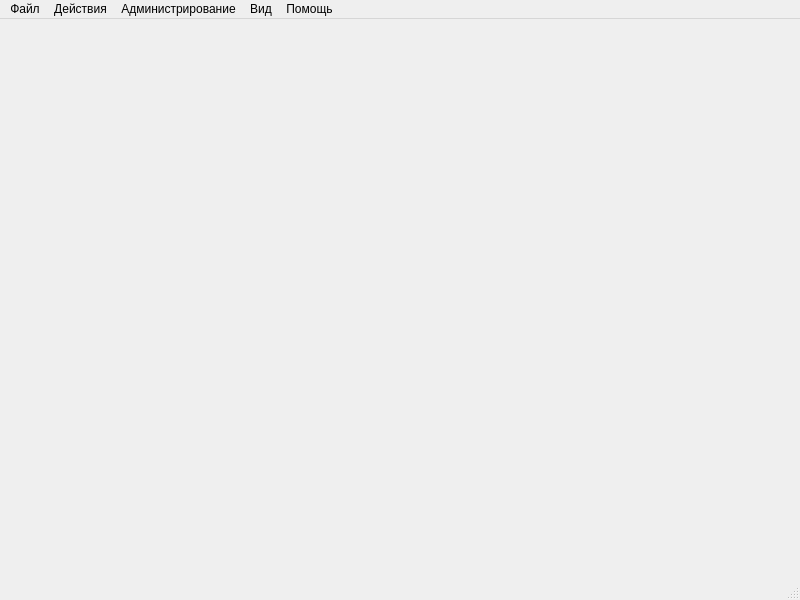
<?xml version="1.0" encoding="UTF-8"?>
<ui version="4.0">
 <class>uiMainWindow_info</class>
 <widget class="QMainWindow" name="uiMainWindow_info">
  <property name="geometry">
   <rect>
    <x>0</x>
    <y>0</y>
    <width>800</width>
    <height>600</height>
   </rect>
  </property>
  <property name="windowTitle">
   <string>MainWindow</string>
  </property>
  <property name="windowIcon">
   <iconset resource="resources.qrc">
    <normaloff>:/icons/icons/icon.ico</normaloff>:/icons/icons/icon.ico</iconset>
  </property>
  <widget class="QWidget" name="centralwidget"/>
  <widget class="QMenuBar" name="menubar">
   <property name="geometry">
    <rect>
     <x>0</x>
     <y>0</y>
     <width>800</width>
     <height>21</height>
    </rect>
   </property>
   <property name="sizePolicy">
    <sizepolicy hsizetype="MinimumExpanding" vsizetype="Maximum">
     <horstretch>0</horstretch>
     <verstretch>50</verstretch>
    </sizepolicy>
   </property>
   <property name="baseSize">
    <size>
     <width>0</width>
     <height>50</height>
    </size>
   </property>
   <widget class="QMenu" name="menuDicts">
    <property name="title">
     <string>Администрирование</string>
    </property>
    <addaction name="action_41"/>
    <addaction name="action"/>
    <addaction name="action_36"/>
    <addaction name="separator"/>
    <addaction name="action_4"/>
    <addaction name="action_5"/>
   </widget>
   <widget class="QMenu" name="menuHelp">
    <property name="title">
     <string>Помощь</string>
    </property>
    <addaction name="separator"/>
    <addaction name="action_Chameleon"/>
   </widget>
   <widget class="QMenu" name="menuFile">
    <property name="title">
     <string>Файл</string>
    </property>
    <addaction name="action_3"/>
   </widget>
   <widget class="QMenu" name="menu">
    <property name="title">
     <string>Действия</string>
    </property>
    <addaction name="actionFront_screen"/>
    <addaction name="actConfig"/>
    <addaction name="action_23"/>
   </widget>
   <widget class="QMenu" name="menuWindow">
    <property name="title">
     <string>Вид</string>
    </property>
    <addaction name="actCloseWindow"/>
    <addaction name="actCloseAllWindows"/>
    <addaction name="actOrderWindow"/>
    <addaction name="separator"/>
    <addaction name="actNextWindow"/>
    <addaction name="actPrevWindow"/>
    <addaction name="separator"/>
   </widget>
   <addaction name="menuFile"/>
   <addaction name="menu"/>
   <addaction name="menuDicts"/>
   <addaction name="menuWindow"/>
   <addaction name="menuHelp"/>
  </widget>
  <widget class="QStatusBar" name="statusbar"/>
  <action name="actCloseWindow">
   <property name="text">
    <string>Закрыть окно</string>
   </property>
  </action>
  <action name="actCloseAllWindows">
   <property name="text">
    <string>Закрыть все окна</string>
   </property>
  </action>
  <action name="actOrderWindow">
   <property name="text">
    <string>Упорядочить окна</string>
   </property>
  </action>
  <action name="actNextWindow">
   <property name="text">
    <string>Следующее</string>
   </property>
  </action>
  <action name="actPrevWindow">
   <property name="text">
    <string>Предыдущее</string>
   </property>
  </action>
  <action name="action_Chameleon">
   <property name="text">
    <string>О программе Chameleon</string>
   </property>
   <property name="newMdi" stdset="0">
    <string>/admin/about.ui</string>
   </property>
  </action>
  <action name="actConfig">
   <property name="text">
    <string>Конфигурация</string>
   </property>
   <property name="newMdi" stdset="0">
    <string>/admin/config.ui</string>
   </property>
   <property name="Hidden" stdset="0">
    <bool>true</bool>
   </property>
  </action>
  <action name="action_3">
   <property name="checkable">
    <bool>true</bool>
   </property>
   <property name="text">
    <string>Выход</string>
   </property>
   <property name="newMdi" stdset="0">
    <string>/admin/exit.ui</string>
   </property>
  </action>
  <action name="action_23">
   <property name="text">
    <string>Обслуживание Базы Данных</string>
   </property>
   <property name="newMdi" stdset="0">
    <string>/admin/dbservice.ui</string>
   </property>
   <property name="Hidden" stdset="0">
    <bool>true</bool>
   </property>
  </action>
  <action name="action_36">
   <property name="text">
    <string>Пользователи</string>
   </property>
   <property name="newMdi" stdset="0">
    <string>/admin/dictEdit.ui</string>
   </property>
   <property name="dict" stdset="0">
    <string>dictUsers</string>
   </property>
   <property name="dictName" stdset="0">
    <string>Пользователи</string>
   </property>
  </action>
  <action name="action_41">
   <property name="text">
    <string>Редактор тем</string>
   </property>
   <property name="newMdi" stdset="0">
    <string>/infoadmin/treelinks.ui</string>
   </property>
  </action>
  <action name="actionFront_screen">
   <property name="text">
    <string>Front-screen</string>
   </property>
   <property name="shortcut">
    <string>Alt+F</string>
   </property>
   <property name="newMdi" stdset="0">
    <string>/info/index.ui</string>
   </property>
  </action>
  <action name="action">
   <property name="text">
    <string>Помошник</string>
   </property>
   <property name="newMdi" stdset="0">
    <string>/infoadmin/assistant.ui</string>
   </property>
  </action>
  <action name="action_4">
   <property name="text">
    <string>Сетевая конфигурация</string>
   </property>
  </action>
  <action name="action_5">
   <property name="text">
    <string>Локальные настройки</string>
   </property>
   <property name="newMdi" stdset="0">
    <string>/infoadmin/localsettings.ui</string>
   </property>
  </action>
 </widget>
 <resources>
  <include location="resources.qrc"/>
 </resources>
 <connections/>
</ui>
